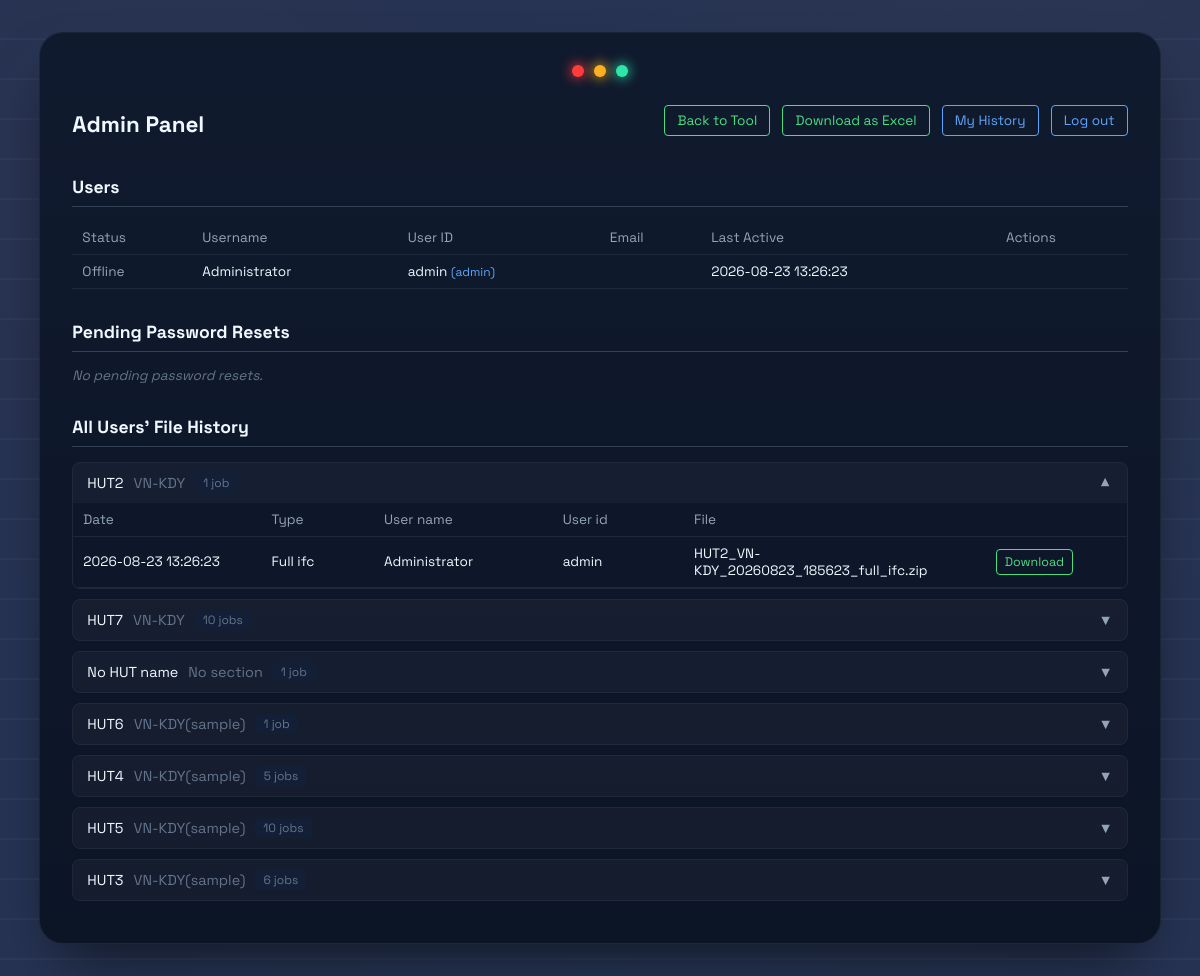
The page /admin (signed in) on the database its author committed.
### tables this page shows
CREATE TABLE users (
            id INTEGER PRIMARY KEY AUTOINCREMENT,
            username TEXT NOT NULL,
            userid TEXT NOT NULL UNIQUE,
            email TEXT,
            password_hash TEXT NOT NULL,
            status TEXT NOT NULL DEFAULT 'pending',  -- 'pending' | 'approved' | 'rejected'
            is_admin INTEGER NOT NULL DEFAULT 0,
            auth_code TEXT
        , last_active TEXT);

CREATE TABLE job_history (
            id INTEGER PRIMARY KEY AUTOINCREMENT,
            job_id TEXT NOT NULL,
            userid TEXT NOT NULL,
            job_type TEXT NOT NULL,
            download_name TEXT,
            created_at TEXT NOT NULL DEFAULT (datetime('now'))
        , hut_name TEXT, section TEXT);

### app.py (the view)
@app.route("/admin")
@admin_required
def admin_panel():
    pending_resets = auth_core.get_pending_password_resets()
    all_history = auth_core.get_all_job_history()
    grouped_all_history = _group_job_history(all_history)
    all_users = auth_core.get_all_users()
    online_userids = auth_core.get_online_userids()
    return render_template(
        "admin_panel.html",
        pending_resets=pending_resets,
        grouped_all_history=grouped_all_history,
        all_users=all_users,
        online_userids=online_userids,
    )

### app.py (called while the page is built)
@app.before_request
def _track_online_activity():
    userid = session.get("userid")
    if userid:
        auth_core.touch_last_active(userid)

def admin_required(f):
    @wraps(f)
    def wrapper(*args, **kwargs):
        if not session.get("is_admin"):
            if request.path.startswith("/api/"):
                return jsonify({"error": "Admin access required"}), 403
            return redirect(url_for("login_page"))
        return f(*args, **kwargs)
    return wrapper

def _group_job_history(history_rows):
    groups = []
    group_index = {}
    for h in history_rows:
        key = (h["hut_name"] or "", h["section"] or "")
        if key not in group_index:
            group_index[key] = {"hut_name": key[0], "section": key[1], "jobs": []}
            groups.append(group_index[key])
        group_index[key]["jobs"].append(h)
    return groups

### auth_core.py (called while the page is built)
def _get_conn():
    conn = sqlite3.connect(DB_PATH)
    conn.row_factory = sqlite3.Row
    conn.execute("PRAGMA journal_mode=WAL")
    return conn

def get_all_job_history():
    conn = _get_conn()
    try:
        rows = conn.execute(
            """
            SELECT job_history.*, users.username AS username
            FROM job_history
            LEFT JOIN users ON users.userid = job_history.userid
            ORDER BY job_history.created_at DESC
            """
        ).fetchall()
        return [dict(r) for r in rows]
    finally:
        conn.close()

def get_pending_password_resets():
    conn = _get_conn()
    try:
        rows = conn.execute("SELECT * FROM password_reset_requests WHERE status = 'pending'").fetchall()
        return [dict(r) for r in rows]
    finally:
        conn.close()

def touch_last_active(userid: str):
    conn = _get_conn()
    try:
        conn.execute(
            "UPDATE users SET last_active = datetime('now') WHERE userid = ?", (userid,)
        )
        conn.commit()
    finally:
        conn.close()

def get_all_users():
    conn = _get_conn()
    try:
        rows = conn.execute(
            "SELECT * FROM users ORDER BY (last_active IS NULL), last_active DESC, id DESC"
        ).fetchall()
        return [dict(r) for r in rows]
    finally:
        conn.close()

### templates/admin_panel.html (shortened to what this page needs)
<!DOCTYPE html>
<html lang="en">
<head>
</head>
<body>
    <div class="track"></div>
    <div class="wrap">
        <div class="signals">
            <span class="lamp red"></span>
            <span class="lamp amber"></span>
            <span class="lamp green"></span>
        </div>
        <div class="top-row">
            <h1>Admin Panel</h1>
            <div>
                <a href="/" style="border:1px solid #4ade80; border-radius:4px; padding:6px 12px; color:#4ade80; text-decoration:none; font-size:0.85rem; margin-right:8px;">Back to Tool</a>
                <a href="/api/admin/export-excel" style="border:1px solid #4ade80; border-radius:4px; padding:6px 12px; color:#4ade80; text-decoration:none; font-size:0.85rem; margin-right:8px;">Download as Excel</a>
                <a href="/history" style="border:1px solid #60a5fa; border-radius:4px; padding:6px 12px; color:#60a5fa; text-decoration:none; font-size:0.85rem; margin-right:8px;">My History</a>
                <a href="/logout">Log out</a>
            </div>
        </div>
        <h2>Users</h2>
        <table>
            <tr><th>Status</th><th>Username</th><th>User ID</th><th>Email</th><th>Last Active</th><th>Actions</th></tr>
            {% for u in all_users %}
            <tr>
                <td>
                    {% if u.userid in online_userids %}<span style="color:#4ade80;">● Online</span>
                    {% elif u.status == 'paused' %}<span style="color:#f87171;">Paused</span>
                    {% elif u.status == 'approved' %}<span style="color:#94a3b8;">Offline</span>
                    {% else %}<span style="color:#94a3b8;">{{ u.status }}</span>
                    {% endif %}
                </td>
                <td>{{ u.username }}</td>
                <td>{{ u.userid }}{% if u.is_admin %} <span style="color:#60a5fa; font-size:0.75rem;">(admin)</span>{% endif %}</td>
                <td>{{ u.email or '' }}</td>
                <td>{{ u.last_active or 'Never' }}</td>
                <td class="actions">
                </td>
            </tr>
            {% endfor %}
        </table>
        <h2>Pending Password Resets</h2>
        {% if pending_resets %}
        <table>
            <tr><th>User ID</th><th>Actions</th></tr>
            {% for r in pending_resets %}
            <tr>
                <td>{{ r.userid }}</td>
                <td class="actions">
                    <form action="/api/admin/approve-reset/{{ r.id }}" method="post">
                        <button type="submit">Approve</button>
                    </form>
                    <form action="/api/admin/reject-reset/{{ r.id }}" method="post">
                        <button type="submit">Reject</button>
                    </form>
                </td>
            </tr>
            {% endfor %}
        </table>
        {% else %}
        <p class="empty">No pending password resets.</p>
        {% endif %}
        <h2>All Users' File History</h2>
        {% if grouped_all_history %}
        {% for group in grouped_all_history %}
        <details class="group" {% if loop.first %}open{% endif %}>
            <summary>
                <div class="group-label">
                    <span>{{ group.hut_name or 'No HUT name' }}</span>
                    <span style="color:#64748b;">{{ group.section or 'No section' }}</span>
                    <span class="group-count">{{ group.jobs|length }} job{{ 's' if group.jobs|length != 1 else '' }}</span>
                </div>
                <span class="chevron">&#9660;</span>
            </summary>
            <table>
                <tr><th>Date</th><th>Type</th><th>User name</th><th>User id</th><th>File</th><th></th></tr>
                {% for h in group.jobs %}
                <tr>
                    <td>{{ h.created_at }}</td>
                    <td>{{ h.job_type.capitalize() }}</td>
                    <td>{{ h.username or '' }}</td>
                    <td>{{ h.userid }}</td>
                    <td>{{ h.download_name }}</td>
                    <td><a href="/api/download/{{ h.job_id }}" style="color:#4ade80; text-decoration:none; border:1px solid #4ade80; border-radius:4px; padding:4px 8px; font-size:0.78rem;">Download</a></td>
                </tr>
                {% endfor %}
            </table>
        </details>
        {% endfor %}
        {% else %}
        <p class="empty">No files generated yet.</p>
        {% endif %}
    </div>
</body>
</html>

### templates/admin_panel.html (style rules this page uses)
body { margin: 0; min-height: 100vh; font-family: 'Space Grotesk', sans-serif; color: aliceblue; background: radial-gradient(circle at 15% 20%, rgba(255,59,59,0.02), transparent 40%), radial-gradient(circle at 85% 15%, rgba(255,176,32,0.02), transparent 45%), radial-gradient(circle at 50% 90%, rgba(46,230,166,0.02), transparent 45%), #263353; padding: 2rem 1rem; box-sizing: border-box; position: relative; overflow-x: hidden; }
.track { position: fixed; inset: 0; background-image: repeating-linear-gradient( to bottom, transparent 0 38px, rgba(125,138,168,0.08) 38px 40px ); animation: drift 6s linear infinite; z-index: 0; pointer-events: none; }
.wrap { position: relative; z-index: 1; width: min(1400px, 96%); margin: 0 auto; background: linear-gradient(180deg, #101a2e, #0c1526); border: 1px solid rgba(255,255,255,0.06); box-shadow: 0 30px 60px -20px rgba(0,0,0,0.6); border-radius: 1.5em; padding: 2rem; box-sizing: border-box; }
.signals { display: flex; gap: 10px; justify-content: center; margin-bottom: 18px; }
.lamp { width: 12px; height: 12px; border-radius: 50%; }
.lamp.red { background: #ff3b3b; box-shadow: 0 0 12px 2px rgba(255,59,59,0.7); }
.lamp.amber { background: #ffb020; box-shadow: 0 0 12px 2px rgba(255,176,32,0.7); animation: blink 1.6s ease-in-out infinite; }
.lamp.green { background: #2ee6a6; box-shadow: 0 0 12px 2px rgba(46,230,166,0.7); }
h1 { font-size: 1.4rem; margin-bottom: 0.3rem; }
.top-row { display: flex; justify-content: space-between; align-items: center; margin-bottom: 1.5rem; }
.top-row a { color: #60a5fa; text-decoration: none; border: 1px solid #60a5fa; border-radius: 4px; padding: 6px 12px; font-size: 0.85rem; }
h2 { font-size: 1.1rem; border-bottom: 1px solid #334155; padding-bottom: 0.5rem; margin-top: 2rem; }
table { width: 100%; border-collapse: collapse; margin-top: 0.8rem; }
th, td { text-align: left; padding: 8px 10px; font-size: 0.85rem; border-bottom: 1px solid #1e293b; }
th { color: #94a3b8; font-weight: normal; }
.group { border: 1px solid rgba(255,255,255,0.08); border-radius: 8px; margin-bottom: 10px; overflow: hidden; }
.group summary { list-style: none; display: flex; align-items: center; justify-content: space-between; padding: 10px 14px; background: rgba(255,255,255,0.03); cursor: pointer; font-size: 0.9rem; }
.group-label { display: flex; align-items: center; gap: 10px; }
.group-count { font-size: 0.75rem; color: #64748b; background: #131f36; padding: 2px 8px; border-radius: 4px; }
.chevron { transition: transform 0.15s ease; color: #94a3b8; }
.group[open] .chevron { transform: rotate(180deg); }
.group table { width: 100%; table-layout: fixed; border-collapse: collapse; margin-top: 0; }
.group th, .group td { word-break: break-word; overflow-wrap: break-word; }
.group th:nth-child(1), .group td:nth-child(1) { width: 18%; }
.group th:nth-child(2), .group td:nth-child(2) { width: 10%; }
.group th:nth-child(3), .group td:nth-child(3) { width: 17%; }
.group th:nth-child(4), .group td:nth-child(4) { width: 12%; }
.group th:nth-child(5), .group td:nth-child(5) { width: 30%; }
.group th:nth-child(6), .group td:nth-child(6) { width: 13%; white-space: nowrap; }
.empty { color: #64748b; font-size: 0.85rem; font-style: italic; margin-top: 0.8rem; }

### rows shown on the page
users: status "Offline", username "Administrator", userid "admin", is_admin "(admin)", last_active "2026-08-23 13:26:23"
job_history: hut_name "HUT2", section "VN-KDY", jobs|length "1", created_at "2026-08-23 13:26:23", job_type "Full ifc", username "Administrator", userid "admin", download_name "HUT2_VN-KDY_20260823_185623_full_ifc.zip"
job_history: hut_name "HUT7", section "VN-KDY", jobs|length "10", jobs "s"
job_history: hut_name "HUT6", section "VN-KDY(sample)", jobs|length "1"
job_history: hut_name "HUT4", section "VN-KDY(sample)", jobs|length "5", jobs "s"
job_history: hut_name "HUT5", section "VN-KDY(sample)", jobs|length "10", jobs "s"
job_history: hut_name "HUT3", section "VN-KDY(sample)", jobs|length "6", jobs "s"

### other values the page prints
{{ group.hut_name or 'No HUT name' }} "No HUT name"
{{ group.section or 'No section' }} "No section"
{{ group.jobs|length }} "1"
